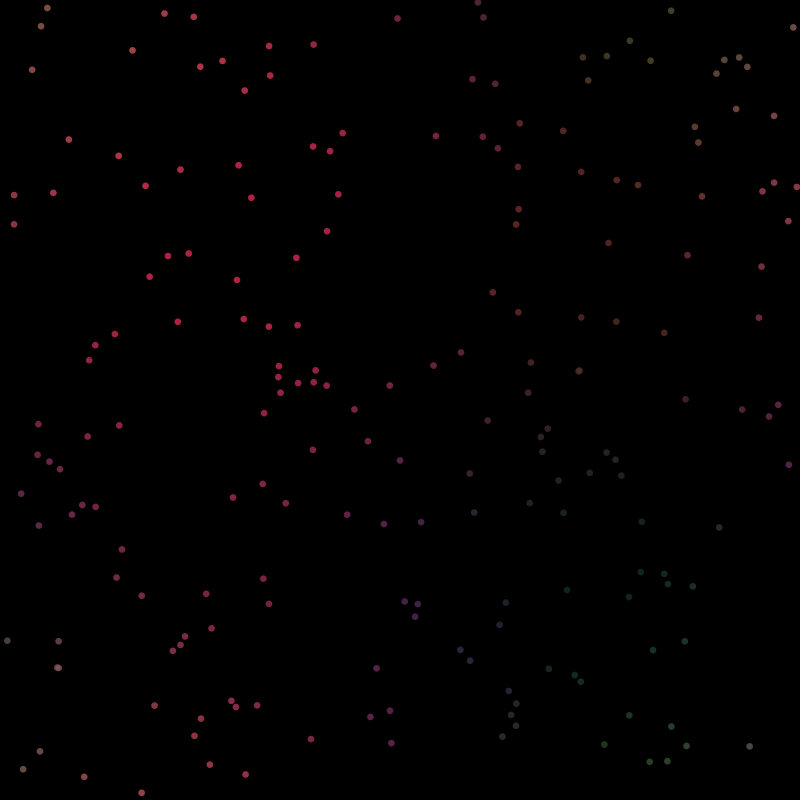
Frame 1 (no input)
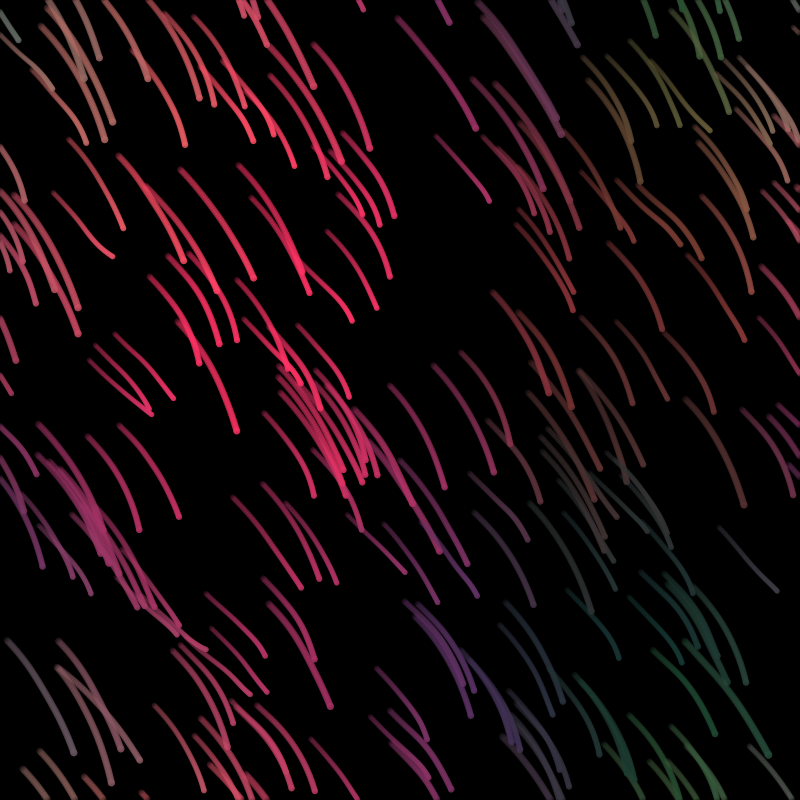
Frame 60 (the mouse pressed at the canvas centre just before this capture)
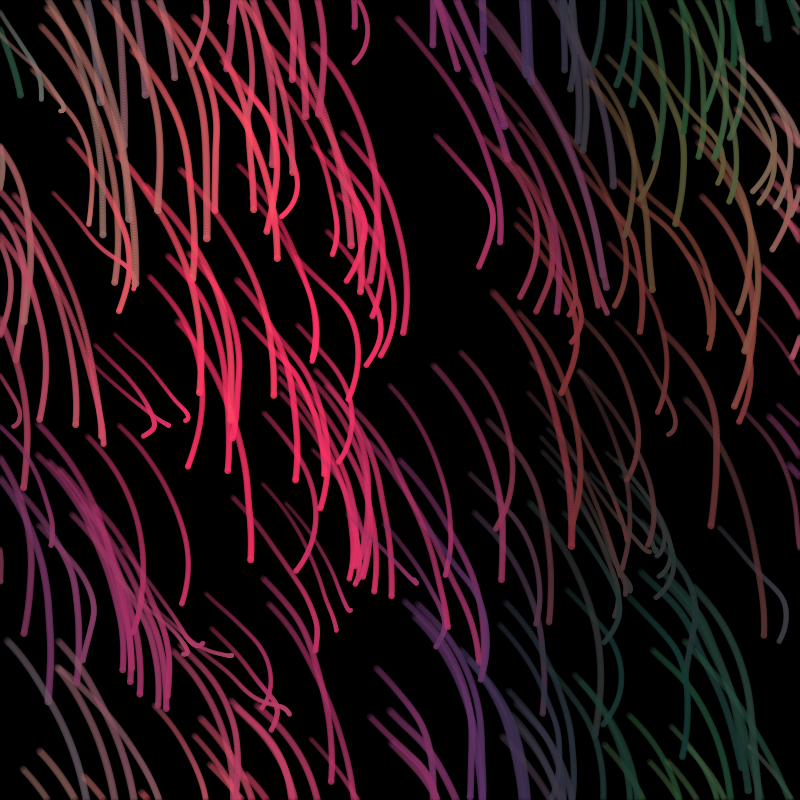
Frame 120 (the mouse held since frame 60 and released just before this capture)

The Processing sketch that drew these frames (run headless with seeded random() and noise(); from frame 60 on, the mouse is pressed at the canvas centre):

// Processing sketch: chatGPTart10
// ── chatGPTart10.pde
// Tweakable parameters
int numParticles = 200;         // Number of particles
float baseParticleSize = 4.0;   // Base size of each particle
float speed = 2;              // Reduced speed of particle movement for thicker trails
float attractionStrength = 0.01; // Attraction towards the center
float repulsionStrength = 0.1;  // Repulsion force between particles
float forceFactor = 1.5;        // Factor for the effect of forces
float trailLength = 300;        // Maximum length of the particle trail
float backgroundAlpha = 100;     // Background fading alpha
float noiseStrength = 0.02;     // Noise applied to movement
boolean interactive = true;     // Toggle interaction with mouse

ArrayList<Particle> particles;
float maskOffsetX = 0;          // Horizontal offset for color mask animation
float maskOffsetY = 0;          // Vertical offset for color mask animation

void setup() {
  size(800, 800);
  noStroke();
  smooth();
  particles = new ArrayList<Particle>();
  // Create particles at random positions
  for (int i = 0; i < numParticles; i++) {
    particles.add(new Particle(random(width), random(height)));
  }
}

void draw() {
  // Draw the background without the color mask
  background(0, backgroundAlpha);

  // Update the color mask to morph it faster
  updateColorMask();

  // Temporary list to hold new trail particles
  ArrayList<Particle> newParticles = new ArrayList<Particle>();

  // Update and display each particle
  for (Particle p : particles) {
    p.applyForces();
    p.update();
    p.display();

    // Add trail particles to the temporary list
    if (p.isTrailParticle) {
      newParticles.add(p);
    }
  }

  // Add all new trail particles to the main list after the loop is done
  particles.addAll(newParticles);
}

// Function to apply the evolving color mask to the particle
int applyColorMask(float x, float y) {
  float maskX = (x + maskOffsetX) / width;
  float maskY = (y + maskOffsetY) / height;

  // Using an orange palette with subtle transitions
  float r = (sin(maskX * TWO_PI + maskOffsetX * 0.1) * 80 + 150) + (sin(maskY * TWO_PI + maskOffsetY * 0.1) * 50);
  float g = (cos(maskY * TWO_PI + maskOffsetY * 0.2) * 30 + 50) + (cos(maskX * TWO_PI + maskOffsetX * 0.15) * 30);
  float b = (sin(maskX * TWO_PI + maskOffsetY * 0.3) * 80 + 120) + (cos(maskY * TWO_PI + maskOffsetX * 0.25) * 10);

  // Keeping the values within range
  r = constrain(r, 0, 255);
  g = constrain(g, 50, 150); // Reduced green
  b = constrain(b, 50, 100); // Reduced blue

  return color(r, g, b, 150); // Soft orange tones with alpha for fading
}


// Particle class definition
class Particle {
  PVector position;
  PVector velocity;
  PVector acceleration;
  int col; // Use int type for color (initial particle color)
  ArrayList<PVector> trail;
  float sizeFactor = 1.0; // Dynamically adjusted size factor
  float trailAge = 0;     // Age of the trail (used to manage fading)
  boolean isTrailParticle; // Flag to distinguish trail particles from the parent

  Particle(float x, float y) {
    position = new PVector(x, y);
    velocity = PVector.fromAngle(PI / 4); // All particles move in the same general direction
    velocity.mult(speed);
    acceleration = new PVector(0, 0);
    col = applyColorMask(x, y); // Store initial color when the particle is created
    trail = new ArrayList<PVector>();
    isTrailParticle = false; // Default is to be a parent particle
  }

  // Apply forces to the parent particle
  void applyForces() {
    if (!isTrailParticle) { // Only apply forces to the main particle
      // Attraction to the center of the screen
      PVector center = new PVector(width / 2, height / 2);
      PVector towardsCenter = PVector.sub(center, position);
      float distance = towardsCenter.mag();
      towardsCenter.normalize();
      float strength = attractionStrength / (distance + 1); // Distance affects attraction
      towardsCenter.mult(strength);
      acceleration.add(towardsCenter);

      // Repulsion between particles (to avoid clumping)
      for (Particle p : particles) {
        if (p != this && !p.isTrailParticle) {
          PVector force = PVector.sub(p.position, position);
          float dist = force.mag();
          if (dist < 100) {  // Only apply repulsion when particles are close
            force.normalize();
            force.mult(repulsionStrength / (dist * dist)); // Stronger at closer distances
            acceleration.sub(force);
          }
        }
      }

      // Add random noise to create swirling motion
      float angle = noise(position.x * noiseStrength, position.y * noiseStrength) * TWO_PI;
      PVector noiseForce = PVector.fromAngle(angle).mult(noiseStrength);
      acceleration.add(noiseForce);

      // Apply mouse interaction if enabled
      if (interactive) {
        PVector mousePos = new PVector(mouseX, mouseY);
        PVector mouseForce = PVector.sub(mousePos, position);
        float distanceToMouse = mouseForce.mag();
        mouseForce.normalize();
        mouseForce.mult(0.1 / (distanceToMouse + 1)); // Weak attraction/repulsion to mouse
        acceleration.add(mouseForce);
      }

      // Apply the final velocity and limit it to avoid excessive speed
      velocity.add(acceleration);
      velocity.limit(3); // Reduced velocity for thicker trails

      // Adjust size factor based on the velocity of the particle
      sizeFactor = map(velocity.mag(), 0, 3, 1.0, 2.0);  // Increase size as speed increases
    }
  }

  // Update the particle's position
  void update() {
    position.add(velocity);
    acceleration.mult(0);  // Reset acceleration after each frame

    // Keep particle inside the window (wrap around edges)
    if (position.x < 0) position.x = width;
    if (position.x > width) position.x = 0;
    if (position.y < 0) position.y = height;
    if (position.y > height) position.y = 0;

    // Add the current position to the trail and manage trail age
    if (!isTrailParticle) { // Only parent particles create trails
      trail.add(new PVector(position.x, position.y));
      trailAge += 1; // Increase trail age over time
      if (trail.size() > trailLength) {
        trail.remove(0);  // Maintain trail length
      }

      // Create trail particles with a slight offset to create the trailing effect
      Particle trailParticle = new Particle(position.x, position.y);
      trailParticle.isTrailParticle = true;  // Mark this as a trail particle
      trailParticle.col = col;              // Keep the same color
      trailParticle.sizeFactor = 0.5;       // Smaller size for trail
      // No need to add trail particles to the list yet, we'll do this later
    }
  }

  // Display the particle and its trail
  void display() {
    // Draw the trail with fading effect, using the particle's initial color
    for (int i = 0; i < trail.size(); i++) {
      PVector p = trail.get(i);
      float alpha = map(i, 0, trail.size(), 100, 255); // Fade out effect
      fill(col, alpha);
      ellipse(p.x, p.y, baseParticleSize * sizeFactor, baseParticleSize * sizeFactor); // Dynamic size
    }

    // Draw the particle itself with its color and dynamic size
    fill(col);
    ellipse(position.x, position.y, baseParticleSize * sizeFactor, baseParticleSize * sizeFactor);
  }
}

// Update the background color mask (animated gradient)
void updateColorMask() {
  maskOffsetX += 0.02;  // Increased speed of the color mask animation for quicker changes
  maskOffsetY += 0.02;  // Increased speed of the color mask animation for quicker changes
}
